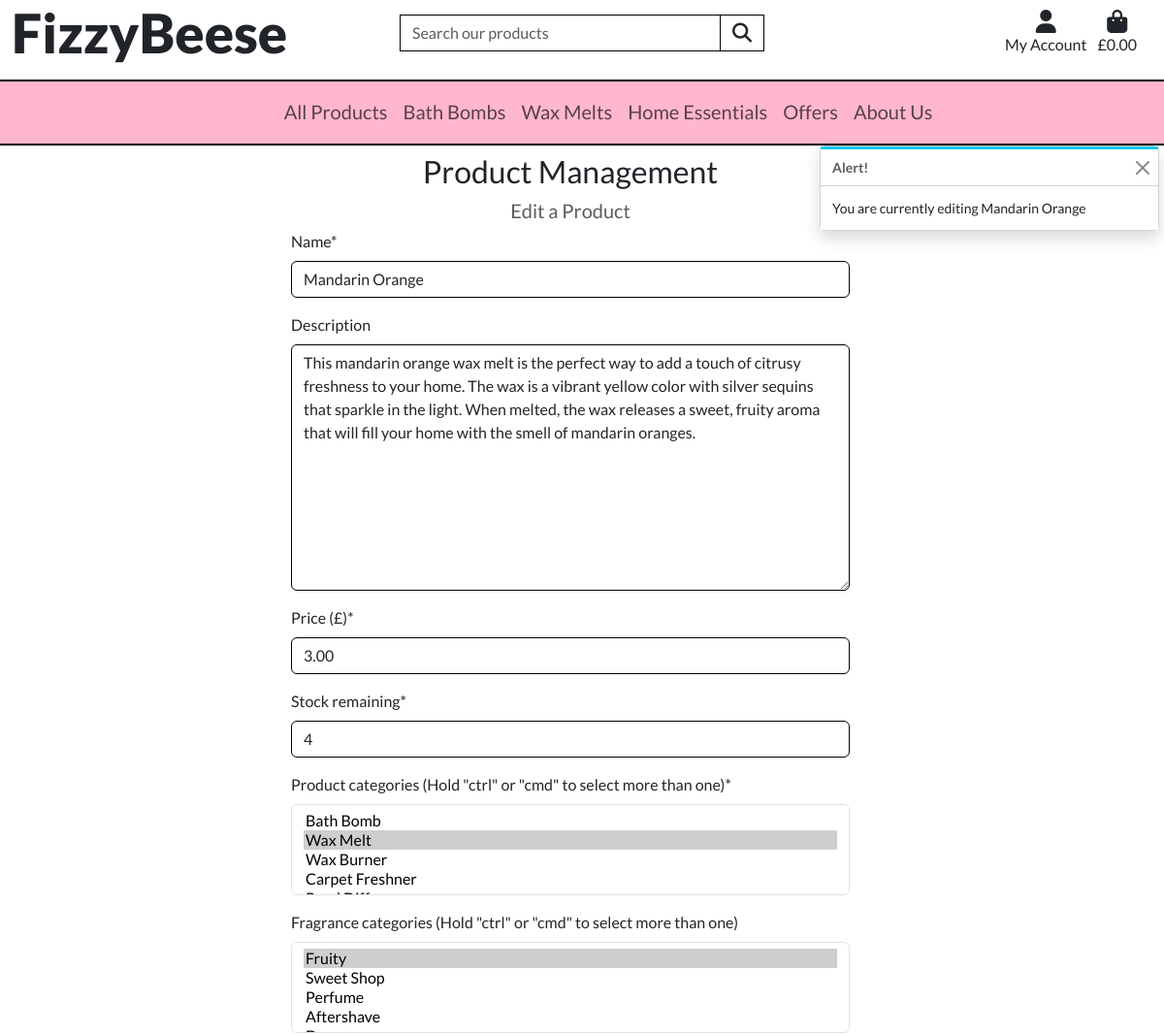
The app's page /products/edit/2/ (signed in, upper part), older data.
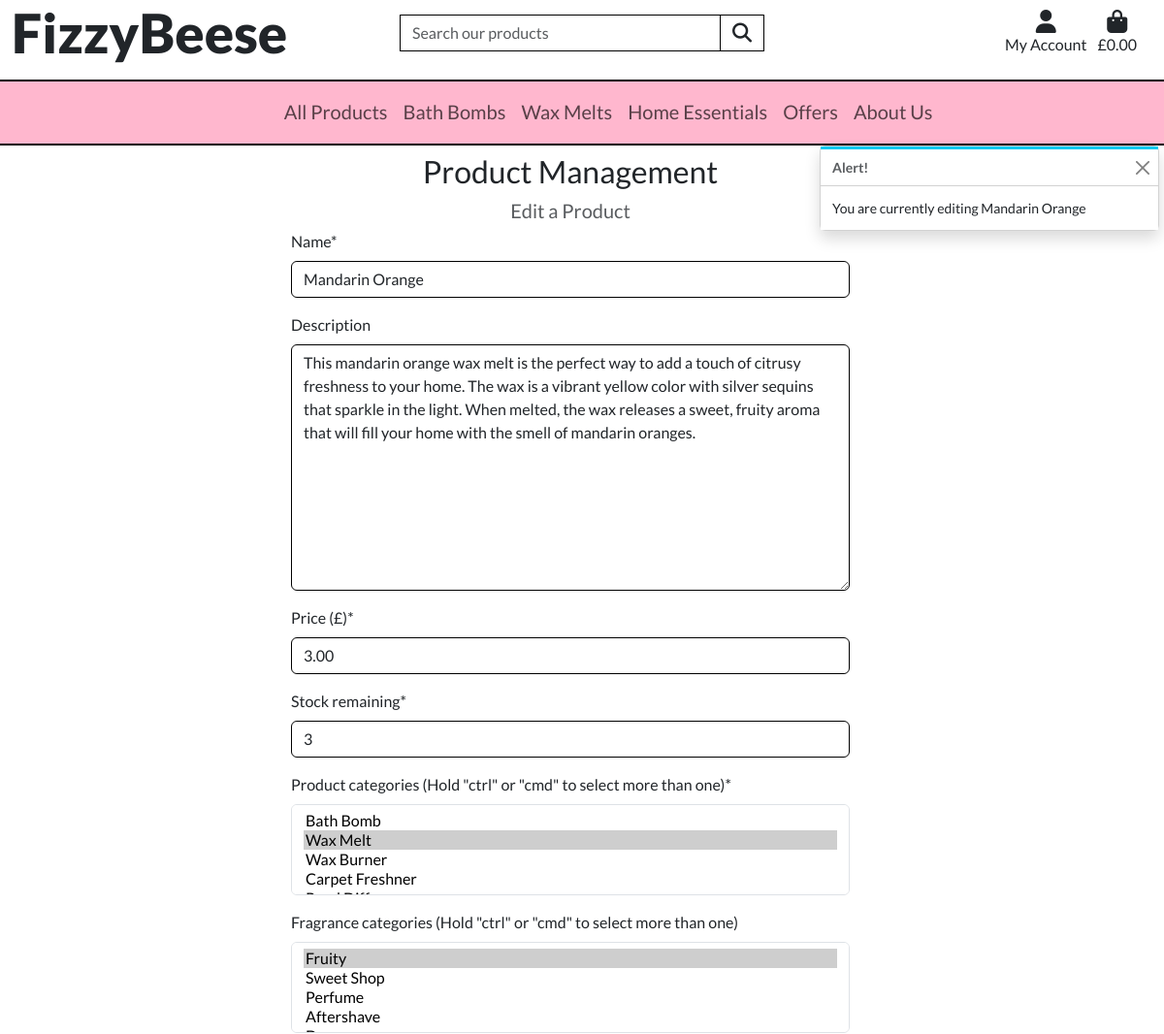
The same page, newer data.
### products/models.py (models this page shows, shortened)
class Product(models.Model):
    name = models.CharField(max_length=254, unique=True)
    description = models.TextField(null=True, blank=True)
    price = models.DecimalField(max_digits=5, decimal_places=2)
    stock_remaining = models.IntegerField(null=False)
    product_categories = models.ManyToManyField(
        ProductCategory)  # Links to ProductCategory
    fragrance_categories = models.ManyToManyField(
        FragranceCategory, blank=True)  # Links to FragranceCategory
    weight = models.IntegerField()
    sale_price = models.DecimalField(
        max_digits=5,
        decimal_places=2,
        null=True,
        blank=True)
    is_clearance = models.BooleanField()
    is_featured = models.BooleanField()
    is_hidden = models.BooleanField()
    image = models.ImageField(null=True, blank=True)
    label_image = models.ImageField(null=True, blank=True)
    uploaded_on = models.DateTimeField()

### products/views.py (the view)
@login_required
def edit_product(request, product_id):
    if not request.user.is_superuser:
        messages.error(request, 'Sorry, only store owners can do that!')
        return redirect(reverse('home'))
    product = get_object_or_404(Product, pk=product_id)
    if request.method == 'POST':
        form = ProductForm(request.POST, request.FILES, instance=product)
        if form.is_valid():
            form.save()
            messages.success(request, 'Successfully updated product!')
            return redirect(reverse('product_detail', args=[product.id]))
        else:
            messages.error(
                request, 'Failed to update please ensure the form is valid.')
    else:
        form = ProductForm(instance=product)
        messages.info(request, f'You are currently editing {product.name}')
    template = 'products/edit_product.html'
    context = {
        'form': form,
        'product': product,
    }
    return render(request, template, context)

### bag/contexts.py (called while the page is built, shortened)
def bag_contents(request):
    bag_items = []
    total = 0
    product_count = 0
    total_weight = 0
    bag = request.session.get('bag', {})
    if total < settings.FREE_DELIVERY_THRESHOLD:
        if product_count == 0:
            delivery = 0
        free_delivery_delta = settings.FREE_DELIVERY_THRESHOLD - total
    else:
        delivery = 0
        free_delivery_delta = 0
    grand_total = delivery + total
    context = {
        'bag_items': bag_items,
        'total': total,
        'product_count': product_count,
        'total_weight': total_weight,
        'delivery': delivery,
        'free_delivery_delta': free_delivery_delta,
        'free_delivery_threshold': settings.FREE_DELIVERY_THRESHOLD,
        'grand_total': grand_total,
    }
    return context

### home/contexts.py (called while the page is built)
def offers(model):
    clearance_products = Product.objects.filter(is_clearance=True)
    sale_products = Product.objects.filter(sale_price=True)
    context = {
        'clearance_products': clearance_products,
        'sale_products': sale_products,
    }
    return context

### products/models.py (called while the page is built)
    def get_friendly_name(self):
        return self.friendly_name

### products/templates/products/edit_product.html (shortened to what this page needs)
{% extends 'base.html' %}
{% load static %}
{% load bag_tools %}
{% block extra_css %}
<link rel="stylesheet" href="{% static 'checkout/css/checkout.css' %}">
{% endblock %}
{% block content %}
    <div class="row justify-content-center mw-100">
        <div class="col-12">
            <h2 class="text-center mt-2">Product Management</h2>
            <h5 class="text-muted text-center">Edit a Product</h5>
        </div>
        <div class="col-10 col-lg-6">
            <form method="POST" action="{% url 'edit_product' product.id %}" class="form mb-2" enctype="multipart/form-data">
                {% for field in form %}
                    {% if field.name != 'image' and field.name != 'label_image' %}
                        {{ field | as_crispy_field }}
                    {% else %}
                        {{ field }}
                    {% endif %}
                {% endfor %}
            </form>
        </div>
    </div>
{% endblock %}

Row changes from the older to the newer data that the page shows:
changed Product "Mandarin Orange": stock_remaining "4" → "3"
